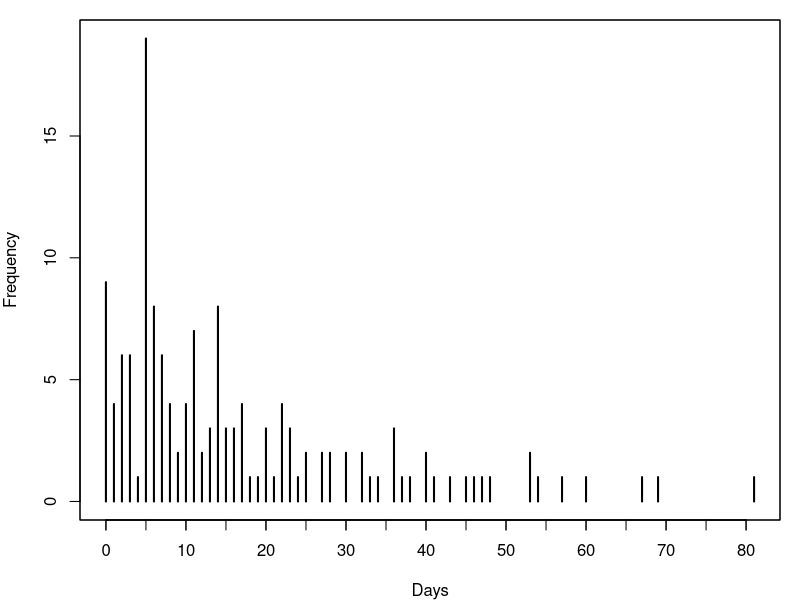

The R source for this figure:
### R code from vignette source 'article.Rnw'

###################################################
### code chunk number 1: preliminaries
###################################################
options(prompt = "R> ", continue = "+  ", width = 70, useFancyQuotes = FALSE)
library("MASS")


###################################################
### code chunk number 2: data
###################################################
data("quine", package = "MASS")


###################################################
### code chunk number 3: visualization
###################################################
par(mar = c(4, 4, 1, 1))
plot(table(quine$Days), xlab = "Days", ylab = "Frequency", axes = FALSE)
axis(2)
axis(1, at = 0:16 * 5, labels = FALSE)
axis(1, at = 0:8 * 10)
box()


###################################################
### code chunk number 4: poisson
###################################################
m_pois <- glm(Days ~ (Eth + Sex + Age + Lrn)^2, data = quine,
  family = poisson)


###################################################
### code chunk number 5: negbin
###################################################
library("MASS")
m_nbin <- glm.nb(Days ~ (Eth + Sex + Age + Lrn)^2, data = quine)


###################################################
### code chunk number 6: comparison
###################################################
BIC(m_pois, m_nbin)


###################################################
### code chunk number 7: summary
###################################################
summary(m_nbin)


